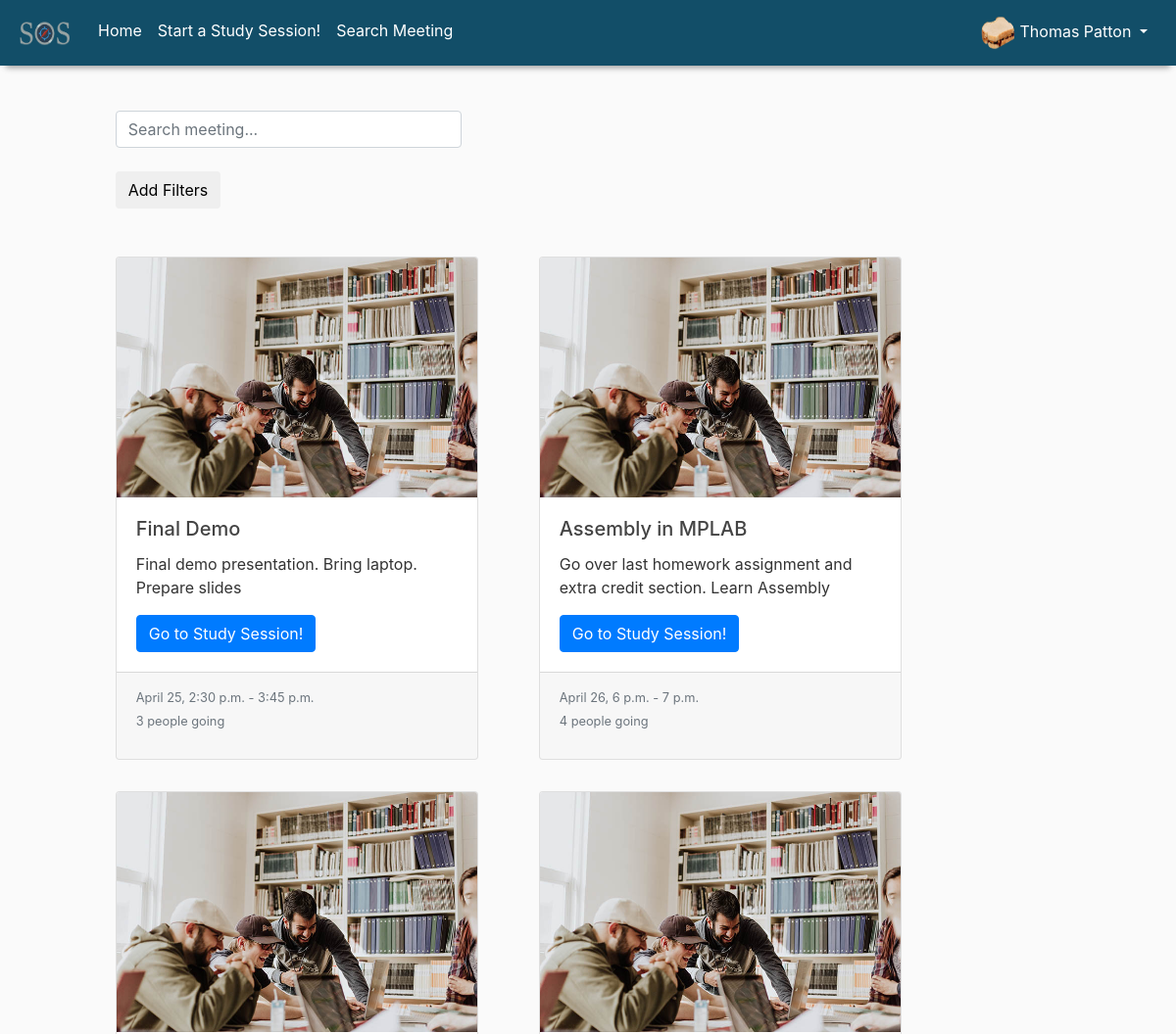
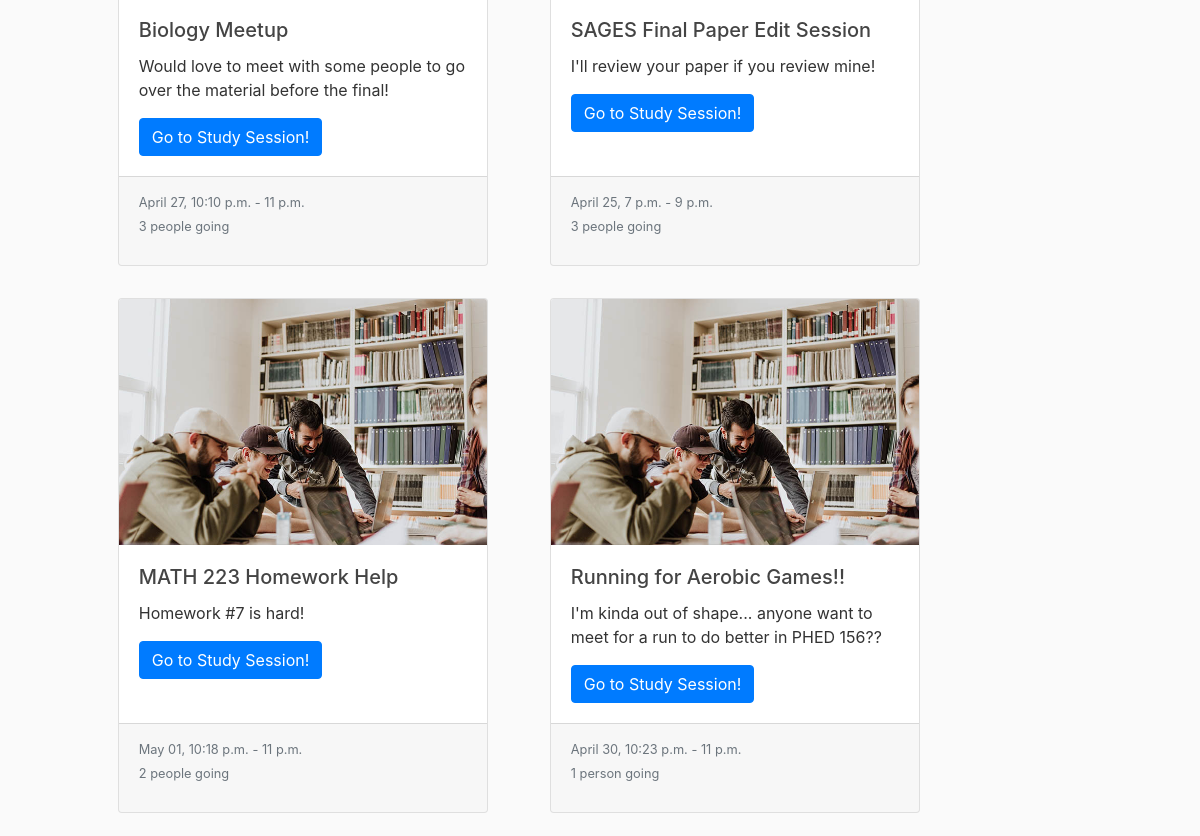
Screenshot of /search/ (signed in) with the database file from the repository (2 pictures, top to bottom).
### USERS/models.py (models this page shows, shortened)
class Profile(models.Model):
    user = models.OneToOneField(User, on_delete=models.CASCADE)
    image = models.ImageField(default='default.jpg', upload_to='profile_pics')
    university = models.CharField(max_length=50, default="No University")
    major = models.CharField(max_length=20, default="Undecided")

### MEETINGS/models.py (models this page shows, shortened)
class Meeting(models.Model):
    title = models.CharField(max_length=100)
    university = models.CharField(max_length=100)
    course = models.CharField(max_length=100)
    date_start = models.DateTimeField()
    date_end = models.DateTimeField()
    location = models.CharField(max_length=100)
    description = models.TextField()
    members = models.ManyToManyField(User, through='Membership', related_name='user_meetings', default=None)

### MEETINGS/views.py (the view, shortened to what this page needs)
# urls.py: path('search/', SearchListView.as_view(), name='meeting-search'),
class SearchListView(LoginRequiredMixin, ListView):
    template_name = 'MEETINGS/search_list.html'
    def get_queryset(self):
        return Meeting.objects.all()
    def get_context_data(self, **kwargs):
        context = super().get_context_data(**kwargs)
        context['filter'] = MeetingSearchFilter()
        return context

### MEETINGS/templates/MEETINGS/search_list.html (shortened to what this page needs)
{% extends "MEETINGS/boot_base.html" %}
{% load widget_tweaks %}
{% load static %}
{% block content %}
<div class="search row">
    <div class="col-md-10">
        <form id="ajax_search_form" method="GET">
            <input class="form-control col-sm-5"
                   type="text" id="search_ajax" name="myquery" placeholder="Search meeting...">
        </form>
        <br><button id="search_filters_btn" class="btn btn-default">Add Filters</button>
    </div>
</div>
<div class="search row">
    <div id="search_results" class="list col-md-12">
        {% if object_list.count > 0 %}
        <br class="p_med">
        <div class="card-deck flex-nowrap">
            {% for meeting in object_list %}
            <div class="card">
                <img class="card-img-top" src="{% static 'MEETINGS/meeting_default.jpg' %}">
                <div class="card-body">
                    <h5 class="card-title">{{ meeting.title }}</h5>
                    <p class="card-text">{{ meeting.description }}</p>
                    <a href="{% url 'meeting-detail' meeting.id %}" class="btn btn-primary">Go to Study Session!</a>
                </div>
                <div class="card-footer">
                    <small class="text-muted">
                        {% if meeting.date_start.day == meeting.date_end.day %}
                            {{ meeting.date_start | date:"F d, P" }} - {{ meeting.date_end | date:"P" }}
                        {% else %}
                            {{ meeting.date_start | date:"F d, P" }} - {{ meeting.date_end | date:"F d, P" }}
                        {% endif %}
                        <p>{{ meeting.members.count}}
                            {% if meeting.members.count == 1 %}
                            person going</small>
                            {% else %}
                            people going</small>
                            {% endif %}
                </div>
            </div>
            {% endfor %}
            {% else %}
            <p>No results</p>
            {% endif %}
        </div>
    </div>
</div>
{% endblock content %}

### USERS/templates/USERS/navbar.html (shortened to what this page needs)
{% load static %}
<nav class="navbar navbar-expand-lg fixed-top navbar-dark" style="background-color: #124e68;">
    <div class="collapse navbar-collapse" id="navbarDefault">
            <ul class="navbar-nav mr-auto">
                <a class="navbar-brand" href="{% url 'meetings-list' %}">
                    <img src="{% static 'USERS/SOS.PNG' %}" width="60" height="35">
                </a>
                <li class="nav-item active">
                    <a class="nav-link" href="{% url 'meetings-list' %}">Home <span class="sr-only">(current)</span></a>
                </li>
                <li class="nav-item active">
                    <a class="nav-link" href="{% url 'meeting-create' %}">Start a Study Session!</a>
                </li>
                <li class="nav-item active">
                    <a class="nav-link" href="{% url 'meeting-search' %}">Search Meeting</a>
                </li>
            </ul>
            <ul class="navbar-nav ml-auto nav-flex-icons">
                <li class="nav-item active dropdown">
                    <a class="nav-link dropdown-toggle" href="#" id="dropdown01" data-toggle="dropdown"
                       aria-haspopup="true" aria-expanded="false">
                        <i><img class="rounded-circle prof-img-navbar" src="{{ user.profile.image.url }}"></i>
                        {{ user.first_name }} {{ user.last_name }}
                    </a>
                </li>
            </ul>
        </div>
    </nav>

### MEETINGS/static/MEETINGS/main.css (style rules this page uses)
body { background: #fafafa; color: #333333; margin-top: 7rem; }
.row { margin-left: 2.5%; margin-right: 2.5%; }
.search { padding-top:0.1%; padding-bottom:2%; padding-left:5%; }
.navbar { -webkit-box-shadow: 0 8px 6px -6px #999; -moz-box-shadow: 0 8px 6px -6px #999; box-shadow: 0 8px 6px -6px #999; }
.prof-img-navbar { height: 35px; width: 35px; }
.card-deck { display: grid; grid-template-columns: repeat(auto-fit, minmax(300px, 400px)); grid-gap: 2.0rem; }
h1, h2, h3, h4, h5, h6 { color: #444444; }
ul { margin: 0; }

### CALENDAR/static/CALENDAR/styles.css (style rules this page uses)
ul { height: 100%; padding: 0px 5px 0px 20px; }
a { color: #17a2b8; }

### rows the page displays
Meeting: title "Final Demo", description "Final demo presentation. Bring laptop. Prepare slides", date_start "April 25, 2:30 p.m.", date_end "3:45 p.m.", members.count "3", shows "people going"
Meeting: title "Assembly in MPLAB", description "Go over last homework assignment and extra credit section. Learn Assembly", date_start "April 26, 6 p.m.", date_end "7 p.m.", members.count "4", shows "people going"
Meeting: title "Biology Meetup", description "Would love to meet with some people to go over the material before the final!", date_start "April 27, 10:10 p.m.", date_end "11 p.m.", members.count "3", shows "people going"
Meeting: title "SAGES Final Paper Edit Session", description "I'll review your paper if you review mine!", date_start "April 25, 7 p.m.", date_end "9 p.m.", members.count "3", shows "people going"
Meeting: title "MATH 223 Homework Help", description "Homework #7 is hard!", date_start "May 01, 10:18 p.m.", date_end "11 p.m.", members.count "2", shows "people going"
Meeting: title "Running for Aerobic Games!!", description "I'm kinda out of shape... anyone want to meet for a run to do better in PHED 156??", date_start "April 30, 10:23 p.m.", date_end "11 p.m.", members.count "1", shows "person going"

### other values shown
{{ user.first_name }} "Thomas"
{{ user.last_name }} "Patton"
